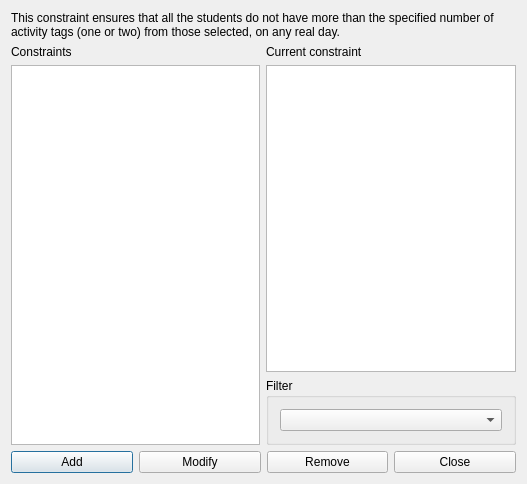
<?xml version="1.0" encoding="UTF-8"?>
<ui version="4.0">
 <class>ConstraintStudentsMaxActivityTagsPerRealDayFromSetForm_template</class>
 <widget class="QDialog" name="ConstraintStudentsMaxActivityTagsPerRealDayFromSetForm_template">
  <property name="geometry">
   <rect>
    <x>0</x>
    <y>0</y>
    <width>527</width>
    <height>484</height>
   </rect>
  </property>
  <property name="windowTitle">
   <string extracomment="This is the title of the dialog in which you see the list of all constraints of this type">Constraints students max activity tags per real day from set</string>
  </property>
  <layout class="QGridLayout" name="gridLayout_2">
   <item row="0" column="0" colspan="2">
    <widget class="QLabel" name="textLabel1">
     <property name="sizePolicy">
      <sizepolicy hsizetype="Minimum" vsizetype="Minimum">
       <horstretch>0</horstretch>
       <verstretch>0</verstretch>
      </sizepolicy>
     </property>
     <property name="text">
      <string>This constraint ensures that all the students do not have more than the specified number of activity tags (one or two) from those selected, on any real day.</string>
     </property>
     <property name="wordWrap">
      <bool>true</bool>
     </property>
    </widget>
   </item>
   <item row="1" column="0" rowspan="2">
    <layout class="QVBoxLayout" name="verticalLayout_2">
     <item>
      <widget class="QLabel" name="constraintsTextLabel">
       <property name="frameShape">
        <enum>QFrame::NoFrame</enum>
       </property>
       <property name="frameShadow">
        <enum>QFrame::Plain</enum>
       </property>
       <property name="text">
        <string>Constraints</string>
       </property>
       <property name="wordWrap">
        <bool>false</bool>
       </property>
      </widget>
     </item>
     <item>
      <widget class="QListWidget" name="constraintsListWidget"/>
     </item>
    </layout>
   </item>
   <item row="1" column="1">
    <layout class="QVBoxLayout" name="verticalLayout">
     <item>
      <widget class="QLabel" name="currentConstraintTextLabel">
       <property name="text">
        <string>Current constraint</string>
       </property>
       <property name="wordWrap">
        <bool>false</bool>
       </property>
      </widget>
     </item>
     <item>
      <widget class="QPlainTextEdit" name="currentConstraintTextEdit"/>
     </item>
    </layout>
   </item>
   <item row="2" column="1">
    <widget class="QGroupBox" name="filterGroupBox">
     <property name="title">
      <string>Filter</string>
     </property>
     <layout class="QGridLayout" name="gridLayout">
      <item row="0" column="0">
       <widget class="QComboBox" name="activityTagsComboBox"/>
      </item>
     </layout>
    </widget>
   </item>
   <item row="3" column="0" colspan="2">
    <layout class="QHBoxLayout" name="horizontalLayout">
     <item>
      <widget class="QPushButton" name="addConstraintPushButton">
       <property name="text">
        <string>Add</string>
       </property>
      </widget>
     </item>
     <item>
      <widget class="QPushButton" name="modifyConstraintPushButton">
       <property name="text">
        <string>Modify</string>
       </property>
      </widget>
     </item>
     <item>
      <widget class="QPushButton" name="removeConstraintPushButton">
       <property name="text">
        <string>Remove</string>
       </property>
      </widget>
     </item>
     <item>
      <widget class="QPushButton" name="closePushButton">
       <property name="text">
        <string>Close</string>
       </property>
      </widget>
     </item>
    </layout>
   </item>
  </layout>
 </widget>
 <layoutdefault spacing="6" margin="11"/>
 <resources/>
 <connections/>
</ui>
